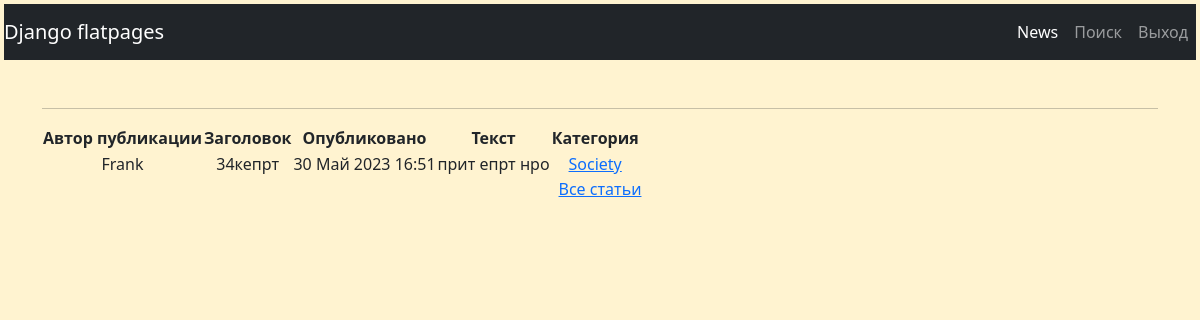
Page /news/62/ (signed in) on the committed database.
### news/models.py (models this page shows, shortened)
class Post(models.Model):
    author = models.ForeignKey(Author, on_delete=models.CASCADE, verbose_name='Автор')
    NEWS = 'NW'
    ARTICLE = 'AR'
    CATEGORY_CHOICES = (
        (NEWS, 'Новость'),
        (ARTICLE, 'Статья'),
    )
    categoryType = models.CharField(max_length=2, choices=CATEGORY_CHOICES, default=ARTICLE, verbose_name='Новость/статья')
    dateCreation = models.DateTimeField(auto_now_add=True, verbose_name='Дата публикации')
    postCategory = models.ManyToManyField(Category, through='PostCategory', verbose_name='Тематика')
    title = models.CharField(max_length=128, verbose_name='Заголовок')
    text = models.TextField(verbose_name='Текст')
    rating = models.SmallIntegerField(default=0)

class Author(models.Model):
    authorUser = models.OneToOneField(User, on_delete=models.CASCADE)
    ratingAuthor = models.SmallIntegerField(default=0)

class Category(models.Model):
    name = models.CharField(max_length=64, unique=True)
    subscribers = models.ManyToManyField(User, through='CategorySubscriber', blank=True)

### news/views.py (the view, shortened to what this page needs)
# urls.py: path('<int:pk>/', PostDetailView.as_view(), name='post_detail'),
class PostDetailView(LoginRequiredMixin, DetailView):
    model = Post  # модель всё та же, но мы хотим получать детали конкретно отдельного товара
    template_name = 'news/post_detail.html'  # название шаблона будет product.html
    queryset = Post.objects.all()
    context_object_name = 'post'  # название объекта
    def get_object(self, *args, **kwargs):  # переопределим метод получения объекта
        obj = cache.get(f'post-{self.kwargs["pk"]}', None)
        if not obj:
            obj = super().get_object(queryset=self.queryset)
            cache.set(f'post-{self.kwargs["pk"]}', obj)
        return obj

### news/templatetags/custom_filters.py (called while the page is built)
@register.filter(name='censor')
def censor(val, arg):
    bannedList = ['идиот', 'придурок', 'черт', 'козел']
    text = val
    result = ''
    for word in bannedList:
        data = text.lower().replace(word, arg * len(word))
        text = data
    for i in range(len(val)):
        if val[i] != text[i]:
            result += text[i].upper()
        else:
            result += text[i]
    return result

### templates/news/post_detail.html (shortened to what this page needs)
{% extends 'flatpages/default.html' %}
{% load custom_filters %}
{% block content %}
<table>
    <thead>
        <th>Автор публикации</th>
        <th>Заголовок</th>
        <th>Опубликовано</th>
        <th>Текст</th>
        <th>Категория</th>
    </thead>
    <tr>
        <td>{{ post.author.authorUser|title }}</td>
        <td>{{ post.title }}</td>
        <td>{{ post.dateCreation|date:'d M Y H:i' }}</td>
        <td>{{ post.text|censor:"'" }}</td>
        <td>
            {% for c in post.postCategory.values %}
            <a href="{% url 'news:category' c.id %}">{{c.name}}</a>
            {% endfor %}
        </td>
    </tr>
</table>
<a href="/news/"> Все статьи </a>
{% endblock content %}

### rows in the picture
Post: author.authorUser "Frank", title "34кепрт", dateCreation "30 Май 2023 16:51", text|censor "прит епрт нро"
Category: name "Society"
